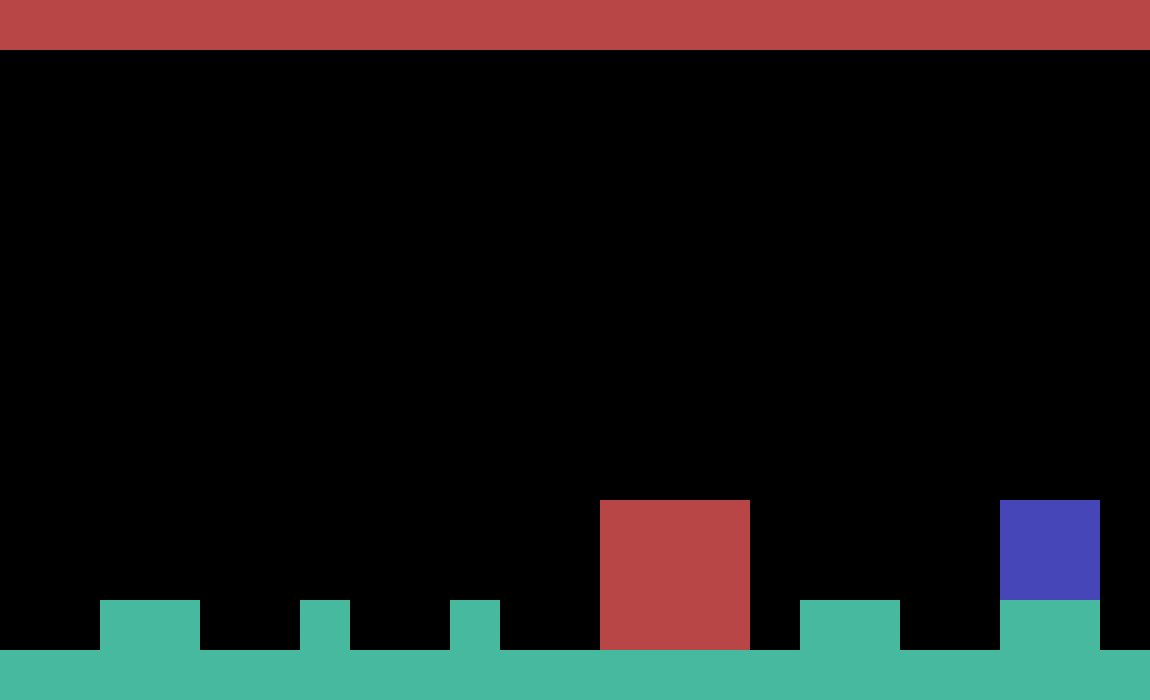

The image is a tile-based game level rendered from a .tmx file. Its description and source (layers, tilesets, objects; grid data summarised) follow:
An orthogonal 23x14 tile map with 50x50 px tiles, 2 tile layers (up, down).

<map version="1.0" orientation="orthogonal" renderorder="left-down" width="23" height="14" tilewidth="50" tileheight="50" nextobjectid="1">
 <tileset firstgid="1" name="colorsheet" tilewidth="50" tileheight="50" tilecount="6">
  <image source="../gfx/colorsheet.png" width="300" height="50" />
 </tileset>
 <layer name="up" width="23" height="14">
  <data>[322 cells, 28 non-empty, 3 distinct tile ids]</data>
 </layer>
 <layer name="down" width="23" height="14">
  <data>[322 cells, 40 non-empty, 2 distinct tile ids]</data>
 </layer>
</map>